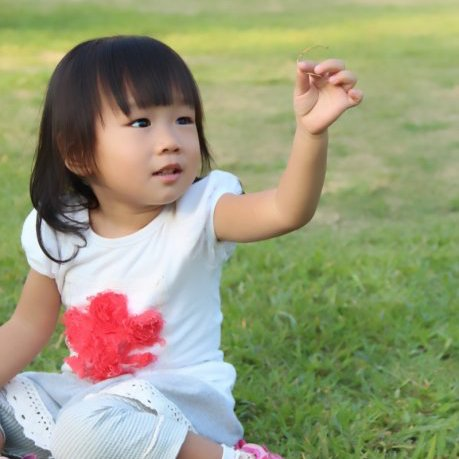
#> input picture cv_source/testimg.jpeg, 459 x 459 px
$ python cv18_grads.py
#> lines starting #> are read from the running program, lines starting #| are printed output that depends on the picture
#!/usr/bin/python
# -*- coding:utf-8 -*-
import numpy as np
import cv2 as cv
from matplotlib import pyplot as plt
import random

# 图像梯度
# 本小节目标
# 图像梯度，图像边界等
# 本节函数：cv.Sobel(),cv.Schar(),cv.Laplachian()等

# 原理：梯度简单说来就是求导，CV提供三种不同的梯度滤波，Sobel,Scharr,Laplacian
# Sobel,Scharr其实就是求一阶或者二阶导数。Scharr是对Sobel的优化。Laplacian是求二阶导数。


# Sobel算子和Scharr算子
# Sobel算子是高斯平滑与微分操作的结合体，所以它的抗噪声能力很好，你可以设定求导的方向(xorder或者yorder)。还可以设定使用的卷积核(ksize)的大小，
# 如果ksize=-1，会使用3X3的Scharr滤波器，它的效果要比3X3的Sobel滤波器好，所以子啊使用3X3滤波器时应该尽量使用Scharr滤波器，3X3的Scharr滤波器卷积核如下：
# x方向[[-3,0,3],[-10,0,10],[-3,0,3]],y方向[[-3,-10,-3],[0,0,0],[3,10,3]]

# Laplacian算子
# 拉普拉斯算子可以使用二阶导数的形式定义，可以设其理算实现类似于二阶Sobel导数，事实上，CV在计算拉普拉斯算子时直接调用Sobel算子
# 拉普拉斯滤波器使用的卷积核[[0,1,0],[1,-4,1],[0,1,0]]
def laplacian():
	img = cv.imread("./cv_source/testimg.jpeg",0)
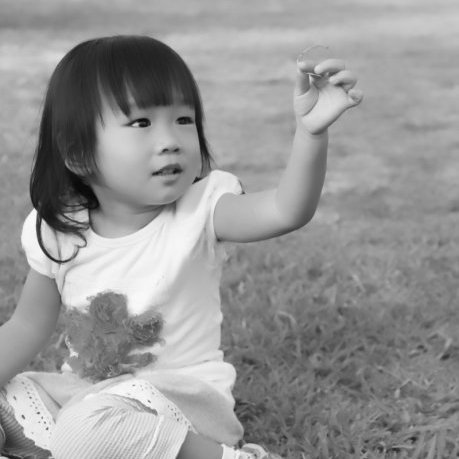
#> img: shape (459, 459); min 3, max 255, mean 150.3

	# 使用高斯滤波去除噪点
	img = cv.GaussianBlur(img,(5,5),0)

	laplacian = cv.Laplacian(img,cv.CV_64F)
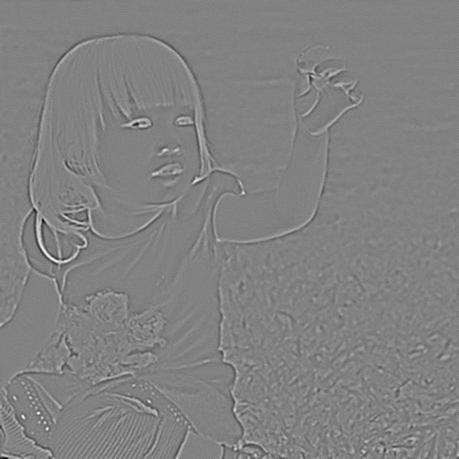
#> laplacian: shape (459, 459) float64; min -58, max 56, mean 0; drawn with min black and max white
	sobelX = cv.Sobel(img,cv.CV_64F,1,0,ksize=5)
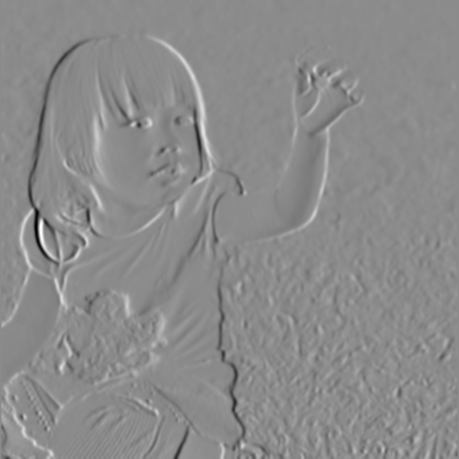
#> sobelX: shape (459, 459) float64; min -6241, max 5175, mean 0.4; drawn with min black and max white
	sobelY = cv.Sobel(img,cv.CV_64F,0,1,ksize=5)
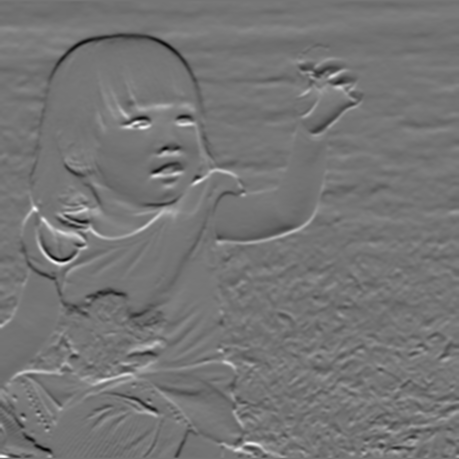
#> sobelY: shape (459, 459) float64; min -4279, max 4993, mean -8.3; drawn with min black and max white

	pltDraw(221,img,'origin')
	pltDraw(222,laplacian,'laplacian')
	pltDraw(223,sobelX,'sobelX')
	pltDraw(224,sobelY,'sobelY')
	plt.show()


# 图片随机添加噪点
def getVoiceImage(img):
	# 随机往图片中添加噪点
	w,h,c = img.shape
	wRand = random.sample(range(w-1),205)
	hRand = random.sample(range(w-1),200)
	for w,h in zip(wRand,hRand):
		# 添加白色噪点
		img[w,h] = (0,0,0)
		c = img[w,h]

# 画出图像
def pltDraw(location,img,title):
	plt.subplot(location)
	plt.imshow(img,cmap='gray')
	plt.title(title)
	plt.xticks([])
	plt.yticks([])

if __name__ == '__main__':
	laplacian()
